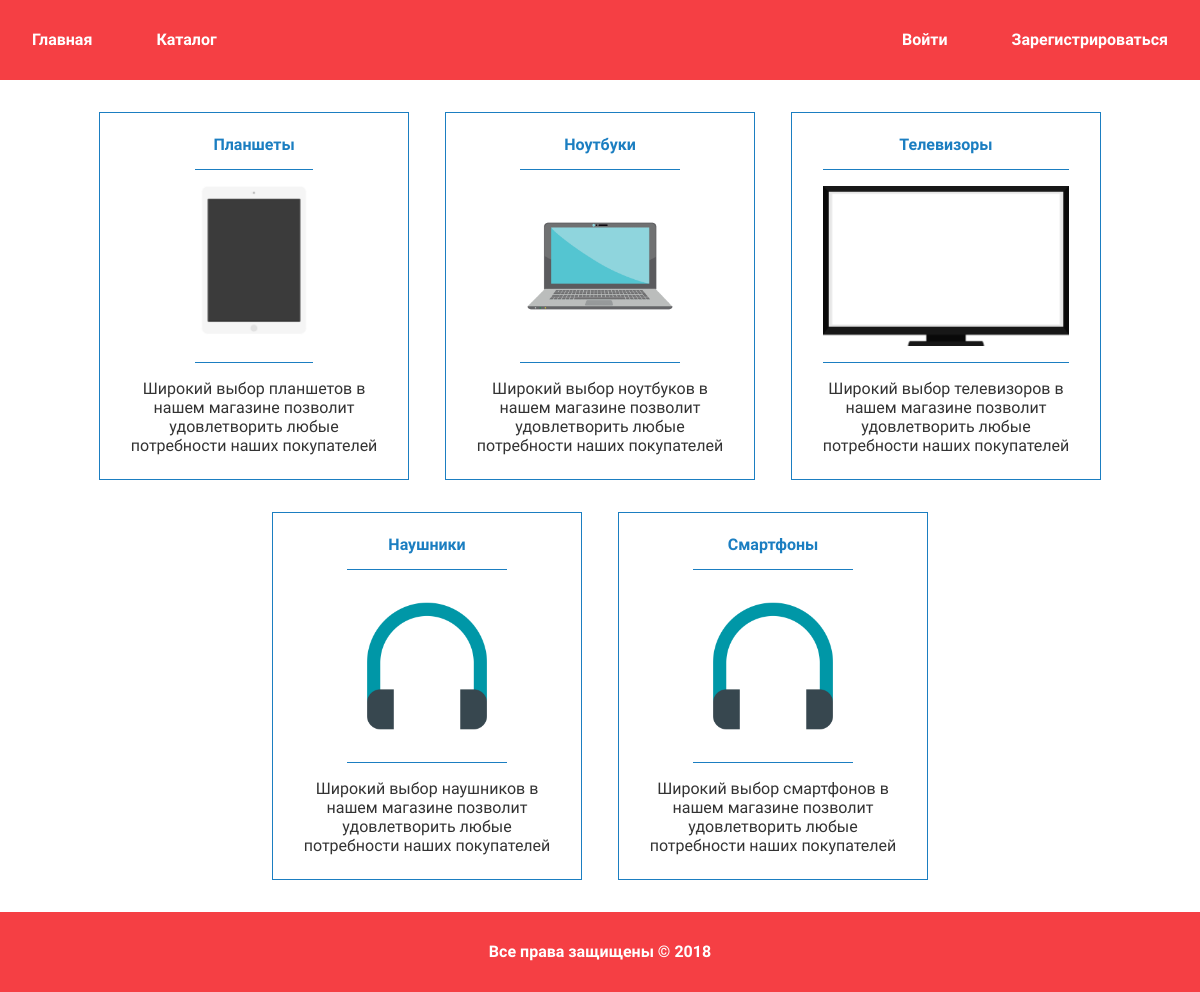
The page /categories on the database its author committed.
### tables this page shows
CREATE TABLE IF NOT EXISTS `categories` (
  `category_id` int(10) unsigned NOT NULL AUTO_INCREMENT,
  `parent_id` int(10) unsigned NOT NULL DEFAULT '0',
  `category_name` varchar(150) NOT NULL,
  `category_text_small` text,
  `category_seo_title` varchar(250) DEFAULT '',
  `category_seo_description` varchar(250) DEFAULT '',
  `category_seo_keywords` varchar(250) DEFAULT '',
  `category_image` varchar(250) DEFAULT '',
  `status` tinyint(2) unsigned NOT NULL DEFAULT '1',
  `sort_order` smallint(5) unsigned NOT NULL DEFAULT '0',
  PRIMARY KEY (`category_id`)
);

### index.php (called while the page is built, shortened)
<?php
    require_once DIR_CORE.'database.php';
    require_once DIR_CORE.'route.php';
    $router = new Route;
    if(isset($_GET['_route_']))
    {
        $controller = $router->get_controller($_GET['_route_']);
    }
    else
    {
        $controller = 'main';
    }
    $router->assembler($controller);

### core/database.php (called while the page is built, shortened)
<?php
class Database
{
    public $db;
    public function __construct()
    {
        $this->db = mysqli_connect(HOST,USER,PASSWORD,DATABASE);
        return $this->db;
    }
    public function DB_GetSomeLines($sql)
    {
        $res = mysqli_query($this->db, $sql);
        if(!$res)
        {
            return array();
        }
        else
        {
            while ($row = mysqli_fetch_assoc($res))
            {
                $res_row[] = $row;
            }
        }
        return $res_row;
    }
    public function DB_GetOneLine($sql)
    {
        $res = mysqli_query($this->db, $sql);
        if(!$res)
            {
            return array();
        }
        else
        {
            return mysqli_fetch_assoc($res);
        }
    }
}

### app/controller/categories.php (called while the page is built, shortened)
<?php
class Categories
{
    public $categoriesModel;
    public function __construct()
    {
        $this->categoriesModel = new CategoriesModel;
        if (isset($_POST['category_id']))
        {
            $this->category_id = $_POST['category_id'];
            $this->showProducts($this->category_id);
        }
        else
        {
            $this->showCategories();
        }
    }
    public function showCategories()
    {
        $this->categories_array = $this->categoriesModel->getCategories();
        foreach ($this->categories_array as $this->c_a)
        {
            $this->categories_info[] =
            [
                'category_name' => $this->c_a['category_name'],
                'category_text' => $this->c_a['category_text_small'],
                'category_link' => "categories/" . $this->categoriesModel->getCategory_Link($this->c_a['category_id']),
                'category_image' => $this->c_a['category_image']
            ];
        }
    }
}
$obj_Categories = new Categories;
$template = $obj_Categories->template;
if ($template != "categories")
{
    $products = $obj_Categories->products_info;
}
else
{
    $categories = $obj_Categories->categories_info;
}

### app/model/categories.php (called while the page is built, shortened)
<?php
    class Categories extends Database
    {
        public function getCategories()
        {
            return $this->DB_GetSomeLines("SELECT category_id, category_name, category_text_small, category_image FROM categories WHERE status='1' ORDER BY sort_order");
        }
        public function getCategory_Link($category_id)
        {
            $res = $this->DB_GetOneLine("SELECT alias FROM url_alias WHERE url = 'category_id=$category_id'");
            if (isset($res['alias']) && $res['alias'])
            {
                return $res['alias'];
            }
            else
            {
                return FALSE;
            }
        }
    }

### app/view/default/categories.php (the view)
<div class="content__categories">
    <?php foreach($categories as $category) { ?>
        <a class="content__categories-item" href="<?php echo $category['category_link'] ?>">
            <p class="content__categories-name"><?php echo $category['category_name']; ?></p>
            <img
                height="<?php echo IMAGE_RESOLUTION_CONTENT;?>"
                alt="<?php echo $category['category_name']; ?>"
                src="<?php echo DIR_CATEGORY_IMG.$category['category_image'] ?>"
            >
            <p class="content__categories-text"><?php echo $category['category_text']; ?></p>
        </a>
    <?php } ?>
</div>

### core/route.php (shortened to what this page needs)
<?php
    class Route extends Database
    {
        public function assembler($controller)
        {
            $template = $controller;
            $selector = 0;
            if(!$selector){ include DIR_CTRL.'header.php'; }
            include DIR_CTRL.$controller.'.php';
            if(!$selector){ include DIR_CTRL.'footer.php'; }
            if(!$selector){ include DIR_VIEW.'header.php'; }
            if ($controller != "admin")
            {
                if(!$selector){ include DIR_VIEW.$template.'.php'; }
            }
            else
            {
                if(!$selector){ include "/app/view/".$template.'.php'; }
            }
            if(!$selector){ include DIR_VIEW.'footer.php'; }
        }
    }

### app/view/default/header.php (shortened to what this page needs)
<!DOCTYPE HTML PUBLIC "-//W3C//DTD HTML 4.01 Transitional//EN" "http://www.w3.org/TR/html4/loose.dtd">
<html>
    <head>
        <link rel="stylesheet" type="text/css" href="<?php echo DIR_CSS . "style.css"; ?>">
    </head>
    <body>
        <div class="menu">
            <div class="menu__links">
                <a class="menu__links-item" href="<?php echo HTTP_SERVER ?>">Главная</a>
                <a class='menu__links-item' href='<?php echo HTTP_SERVER . "/categories" ?>'>Каталог</a>
                <?php
                if (isset($_SESSION['authorized']))
                {
                    switch ($_SESSION['authorized'])
                    {
                        case "user":
                            echo
                            "
                            <a class='menu__links-item' href='/tour/my'>Мои заказы</a>
                            ";
                            break;
                        case "admin":
                            echo
                            "
                            <a class='menu__links-item' href='/admin/re_category'>Категории</a>
                            <a class='menu__links-item' href='/admin/re_product'>Продукты</a>
                            <a class='menu__links-item' href='/admin/re_user'>Пользователи</a>
                            ";
                            break;
                    }
                    echo
                    "
                    <span class='menu__auth'>
                        <a class='link_user_profile' href='/user'>
                            <img
                                class='menu__user_image'
                                width='" . IMAGE_RESOLUTION_MENU . "'
                                height='" . IMAGE_RESOLUTION_MENU . "'
                                src='" . DIR_USER_IMG . $_SESSION['user_image'] . "'
                            >
                        </a>
                        <a class='menu__links-item menu__link_exit' href='/exit.php'>Выйти</a>
                    </span>
                    ";
                }
                else
                {
                    echo
                    "
                    <span class='menu__auth'>
                        <a class='menu__links-item' href='/login'>Войти</a>
                        <a class='menu__links-item' href='/register'>Зарегистрироваться</a>
                    </span>
                    ";
                }
                ?>
            </div>
        </div>
        <div class="content">

### app/view/default/footer.php (shortened to what this page needs)
</div>
<div class="footer">
            <p class="footer__copyright">Все права защищены &copy <?php echo date("Y"); ?></p>
</div>
</body>
</html>

### css/style.css (style rules this page uses)
* { font-size:16px;margin:0;padding:0;font-family:Comfortaa;color:#333 }
a { text-decoration:none }
.content { padding:1em;text-align:center;color:#1b7ec1 }
.content__categories-item { margin:1em;padding:.5em;border:1px solid #1b7ec1;display:inline-block;width:25% }
.content__categories-item img { padding-top:1em;padding-bottom:1em;border-top:1px solid #1b7ec1;border-bottom:1px solid #1b7ec1 }
.content__categories-name { font-weight:700;color:#1b7ec1;line-height:3em }
.content__categories-text { padding:1em }
.footer { font-weight:700;width:100%;background:#f53f44;height:5em }
.footer__copyright { color:#fff;text-align:center;line-height:5em }
.menu { font-weight:700;width:100%;background:#f53f44;height:5em }
.menu__links { text-align:left }
.menu__links-item { float:left;display:inline-block;transition:.25s;line-height:5em;color:#fff;padding:0 2em }
.menu__auth { float:right }

### rows shown on the page
categories: category_name "Планшеты", category_image (picture), category_text_small "Широкий выбор планшетов в нашем магазине позволит удовлетворить любые потребности наших покупателей"
categories: category_name "Ноутбуки", category_image (picture), category_text_small "Широкий выбор ноутбуков в нашем магазине позволит удовлетворить любые потребности наших покупателей"
categories: category_name "Телевизоры", category_image (picture), category_text_small "Широкий выбор телевизоров в нашем магазине позволит удовлетворить любые потребности наших покупателей"
categories: category_name "Наушники", category_image (picture), category_text_small "Широкий выбор наушников в нашем магазине позволит удовлетворить любые потребности наших покупателей"
categories: category_name "Смартфоны", category_image (picture), category_text_small "Широкий выбор смартфонов в нашем магазине позволит удовлетворить любые потребности наших покупателей"
